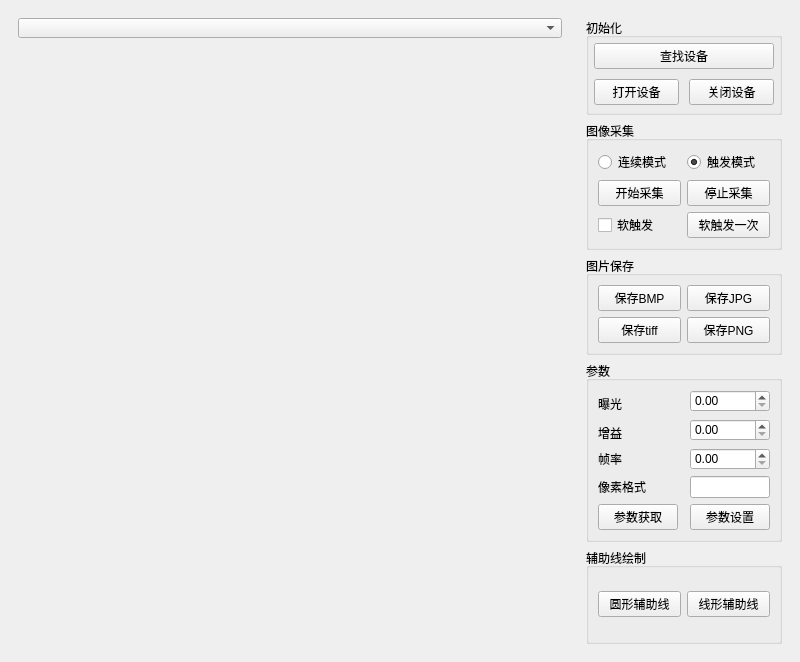
<?xml version="1.0" encoding="UTF-8"?>
<ui version="4.0">
 <class>MainInterface</class>
 <widget class="QWidget" name="MainInterface">
  <property name="geometry">
   <rect>
    <x>0</x>
    <y>0</y>
    <width>800</width>
    <height>662</height>
   </rect>
  </property>
  <property name="windowTitle">
   <string>MainInterface</string>
  </property>
  <layout class="QGridLayout" name="gridLayout">
   <property name="leftMargin">
    <number>0</number>
   </property>
   <property name="topMargin">
    <number>0</number>
   </property>
   <property name="rightMargin">
    <number>0</number>
   </property>
   <property name="bottomMargin">
    <number>0</number>
   </property>
   <property name="spacing">
    <number>0</number>
   </property>
   <item row="0" column="0">
    <widget class="QWidget" name="widget" native="true">
     <property name="sizePolicy">
      <sizepolicy hsizetype="Expanding" vsizetype="Preferred">
       <horstretch>0</horstretch>
       <verstretch>0</verstretch>
      </sizepolicy>
     </property>
     <layout class="QHBoxLayout" name="horizontalLayout">
      <item>
       <widget class="QWidget" name="widget_2" native="true">
        <property name="sizePolicy">
         <sizepolicy hsizetype="Expanding" vsizetype="Preferred">
          <horstretch>8</horstretch>
          <verstretch>0</verstretch>
         </sizepolicy>
        </property>
        <layout class="QVBoxLayout" name="verticalLayout">
         <item>
          <widget class="QComboBox" name="devicesComboBox">
           <property name="sizePolicy">
            <sizepolicy hsizetype="Preferred" vsizetype="Fixed">
             <horstretch>0</horstretch>
             <verstretch>1</verstretch>
            </sizepolicy>
           </property>
           <property name="minimumSize">
            <size>
             <width>0</width>
             <height>20</height>
            </size>
           </property>
          </widget>
         </item>
         <item>
          <widget class="QWidget" name="frameDisplayer" native="true">
           <property name="sizePolicy">
            <sizepolicy hsizetype="Preferred" vsizetype="Expanding">
             <horstretch>0</horstretch>
             <verstretch>9</verstretch>
            </sizepolicy>
           </property>
           <property name="minimumSize">
            <size>
             <width>0</width>
             <height>600</height>
            </size>
           </property>
          </widget>
         </item>
        </layout>
       </widget>
      </item>
      <item>
       <widget class="QWidget" name="widget_3" native="true">
        <property name="sizePolicy">
         <sizepolicy hsizetype="Expanding" vsizetype="Preferred">
          <horstretch>3</horstretch>
          <verstretch>0</verstretch>
         </sizepolicy>
        </property>
        <layout class="QVBoxLayout" name="verticalLayout_2">
         <item>
          <widget class="QGroupBox" name="groupBox">
           <property name="title">
            <string>初始化</string>
           </property>
           <layout class="QVBoxLayout" name="verticalLayout_3">
            <property name="spacing">
             <number>10</number>
            </property>
            <property name="leftMargin">
             <number>5</number>
            </property>
            <property name="topMargin">
             <number>5</number>
            </property>
            <property name="rightMargin">
             <number>5</number>
            </property>
            <property name="bottomMargin">
             <number>5</number>
            </property>
            <item>
             <widget class="QPushButton" name="findDevpbt">
              <property name="text">
               <string>查找设备</string>
              </property>
             </widget>
            </item>
            <item>
             <layout class="QHBoxLayout" name="horizontalLayout_2">
              <item>
               <widget class="QPushButton" name="openDevpbt">
                <property name="text">
                 <string>打开设备</string>
                </property>
               </widget>
              </item>
              <item>
               <widget class="QPushButton" name="closeDevpbt">
                <property name="text">
                 <string>关闭设备</string>
                </property>
               </widget>
              </item>
             </layout>
            </item>
           </layout>
          </widget>
         </item>
         <item>
          <widget class="QGroupBox" name="groupBox_2">
           <property name="title">
            <string>图像采集</string>
           </property>
           <layout class="QGridLayout" name="gridLayout_4">
            <item row="0" column="1">
             <widget class="QRadioButton" name="triggerMode">
              <property name="text">
               <string>触发模式</string>
              </property>
              <property name="checked">
               <bool>true</bool>
              </property>
             </widget>
            </item>
            <item row="1" column="1">
             <widget class="QPushButton" name="stoppbt">
              <property name="text">
               <string>停止采集</string>
              </property>
             </widget>
            </item>
            <item row="2" column="1">
             <widget class="QPushButton" name="tigger1">
              <property name="text">
               <string>软触发一次</string>
              </property>
             </widget>
            </item>
            <item row="0" column="0">
             <widget class="QRadioButton" name="continuousMode">
              <property name="text">
               <string>连续模式</string>
              </property>
             </widget>
            </item>
            <item row="1" column="0">
             <widget class="QPushButton" name="startpbt">
              <property name="text">
               <string>开始采集</string>
              </property>
             </widget>
            </item>
            <item row="2" column="0">
             <widget class="QCheckBox" name="softTrigger">
              <property name="text">
               <string>软触发</string>
              </property>
             </widget>
            </item>
           </layout>
          </widget>
         </item>
         <item>
          <widget class="QGroupBox" name="groupBox_3">
           <property name="title">
            <string>图片保存</string>
           </property>
           <layout class="QGridLayout" name="gridLayout_3">
            <item row="0" column="0">
             <widget class="QPushButton" name="saveBMPpbt">
              <property name="text">
               <string>保存BMP</string>
              </property>
             </widget>
            </item>
            <item row="0" column="1">
             <widget class="QPushButton" name="saveJPGpbt">
              <property name="text">
               <string>保存JPG</string>
              </property>
             </widget>
            </item>
            <item row="1" column="0">
             <widget class="QPushButton" name="saveTiffpbt">
              <property name="text">
               <string>保存tiff</string>
              </property>
             </widget>
            </item>
            <item row="1" column="1">
             <widget class="QPushButton" name="savePNGpbt">
              <property name="text">
               <string>保存PNG</string>
              </property>
             </widget>
            </item>
           </layout>
          </widget>
         </item>
         <item>
          <widget class="QGroupBox" name="groupBox_5">
           <property name="styleSheet">
            <string notr="true">QSpinBox
{
	border:1px solid #242424;
}
 
QSpinBox::up-button,QSpinBox::down-button
{
	width:0px;
}</string>
           </property>
           <property name="title">
            <string>参数</string>
           </property>
           <layout class="QGridLayout" name="gridLayout_5">
            <item row="1" column="2" rowspan="2">
             <widget class="QDoubleSpinBox" name="spinGain">
              <property name="maximum">
               <double>99999.990000000005239</double>
              </property>
             </widget>
            </item>
            <item row="3" column="2">
             <widget class="QDoubleSpinBox" name="spinFrameRate">
              <property name="maximum">
               <double>99999.990000000005239</double>
              </property>
             </widget>
            </item>
            <item row="4" column="2">
             <widget class="QLineEdit" name="LinePixelFormat">
              <property name="enabled">
               <bool>true</bool>
              </property>
              <property name="readOnly">
               <bool>true</bool>
              </property>
             </widget>
            </item>
            <item row="4" column="0">
             <widget class="QLabel" name="label_3">
              <property name="text">
               <string>像素格式</string>
              </property>
             </widget>
            </item>
            <item row="0" column="2">
             <widget class="QDoubleSpinBox" name="spinExposure">
              <property name="maximum">
               <double>99999.990000000005239</double>
              </property>
             </widget>
            </item>
            <item row="3" column="0" colspan="2">
             <widget class="QLabel" name="label_4">
              <property name="text">
               <string>帧率</string>
              </property>
             </widget>
            </item>
            <item row="2" column="0">
             <widget class="QLabel" name="label_2">
              <property name="text">
               <string>增益</string>
              </property>
             </widget>
            </item>
            <item row="0" column="0" rowspan="2" colspan="2">
             <widget class="QLabel" name="label">
              <property name="text">
               <string>曝光</string>
              </property>
             </widget>
            </item>
            <item row="5" column="0">
             <widget class="QPushButton" name="getParameter">
              <property name="text">
               <string>参数获取</string>
              </property>
             </widget>
            </item>
            <item row="5" column="2">
             <widget class="QPushButton" name="setParameter">
              <property name="text">
               <string>参数设置</string>
              </property>
             </widget>
            </item>
           </layout>
          </widget>
         </item>
         <item>
          <widget class="QGroupBox" name="groupBox_4">
           <property name="title">
            <string>辅助线绘制</string>
           </property>
           <layout class="QHBoxLayout" name="horizontalLayout_3">
            <item>
             <widget class="QPushButton" name="circle">
              <property name="text">
               <string>圆形辅助线</string>
              </property>
             </widget>
            </item>
            <item>
             <widget class="QPushButton" name="line">
              <property name="text">
               <string>线形辅助线</string>
              </property>
             </widget>
            </item>
           </layout>
          </widget>
         </item>
        </layout>
       </widget>
      </item>
     </layout>
    </widget>
   </item>
  </layout>
 </widget>
 <resources/>
 <connections/>
</ui>
